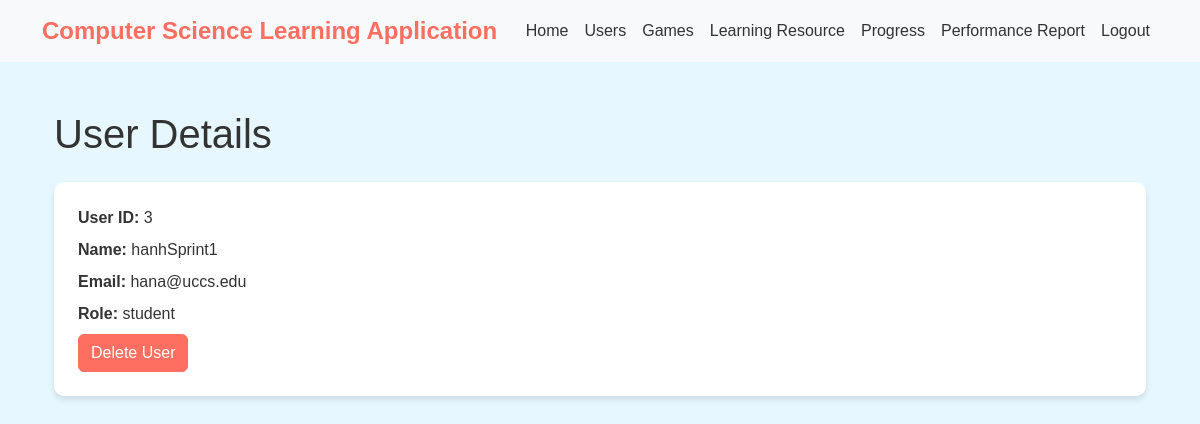
/users/3/ (signed in), run on an earlier commit of the app's database.
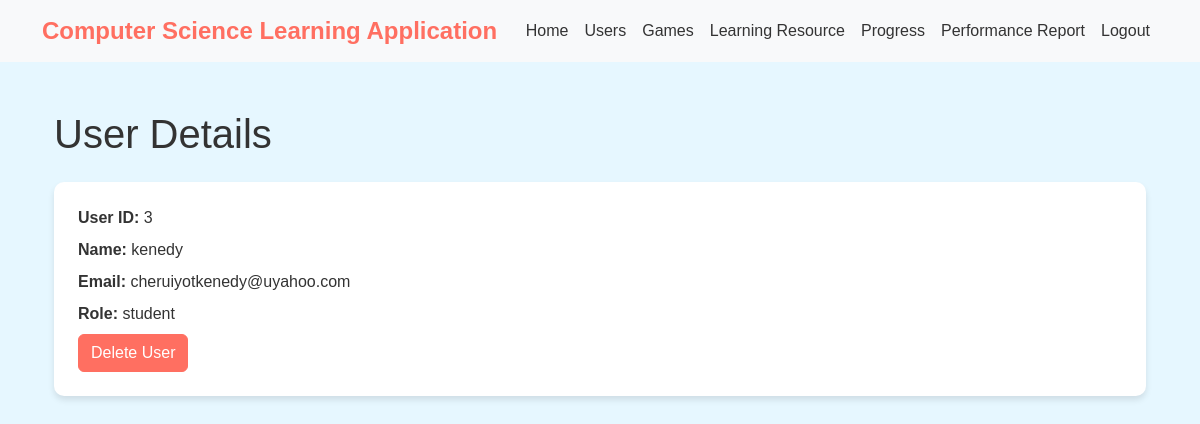
And on a later commit of the database.
### computer_science_learning_app/models.py (models this page shows, shortened)
class Usersys(AbstractBaseUser):
    UserID = models.AutoField(primary_key=True)
    Username = models.CharField(max_length=100, unique=True)
    Email = models.EmailField(unique=True)
    Role_choices = [
        ("student", "Student"),
        ("parent", "Parent"),
        ("teacher", "Teacher"),
    ]
    Role = models.CharField(max_length=20, choices=Role_choices, default='student')
    is_staff = models.BooleanField(default=False)
    objects = UsersysManager()
    USERNAME_FIELD = 'Username'
    REQUIRED_FIELDS = ['username']

### computer_science_learning_app/views.py (the view)
# urls.py: path('users/<int:pk>/', UsersysDetailView.as_view(), name='usersys_detail'),
class UsersysDetailView(LoginRequiredMixin, DetailView):
    model = Usersys
    template_name = "usersys_detail.html"
    context_object_name = "user"

### computer_science_learning_app/templates/usersys_detail.html (shortened to what this page needs)
{% extends "base_template.html" %}
{% block content %}
<div class="container mt-5">
    <h1 class="mb-4">User Details</h1>
    <div class="card p-4">
        <div class="row">
            <div class="col-md-6">
                <p class="mb-2"><strong>User ID:</strong> {{ user.UserID }}</p>
                <p class="mb-2"><strong>Name:</strong> {{ user.Username }}</p>
                <p class="mb-2"><strong>Email:</strong> {{ user.Email }}</p>
                <p class="mb-2"><strong>Role:</strong> {{ user.Role }}</p>
            </div>
        </div>
        <div>
            <a href="{% url 'usersys_delete' pk=user.UserID %}" class="btn btn-primary">Delete User</a>
        </div>
    </div>
</div>
{% endblock %}

What changed in the data, as far as the page shows it:
changed Usersys "student": Username "hanhSprint1" → "kenedy"; Email "hana@uccs.edu" → "cheruiyotkenedy@uyahoo.com"
